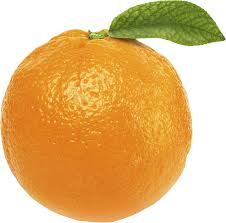
#> input picture naranja.png, 226 x 223 px
$ python paso5.py
#> lines starting #> are read from the running program, lines starting #| are printed output that depends on the picture
#Cuando abres un archivo gráfico con CV2
#y quieres llevarlo a MATPLOTLIB
#debes transformar de BGR a RGB que maneja MATPLOTLIB
import cv2
import matplotlib.pyplot as plt

img = cv2.imread('naranja.png')
#> img is the input picture: shape (223, 226, 3); mean B, G, R 119.5, 183.3, 227.3

img_rgb = cv2.cvtColor(img, cv2.COLOR_BGR2RGB)

R, G, B = cv2.split(img_rgb)
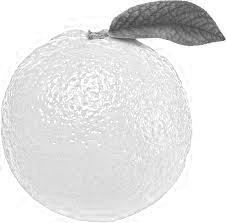
#> R: shape (223, 226); min 63, max 255, mean 227.3
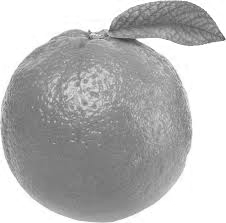
#> G: shape (223, 226); min 58, max 255, mean 183.3
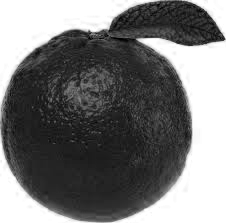
#> B: shape (223, 226); min 0, max 255, mean 119.5

plt.imshow(B, cmap='gray')
#plt.imshow(img_rgb)
#plt.imshow(img)
plt.show()
